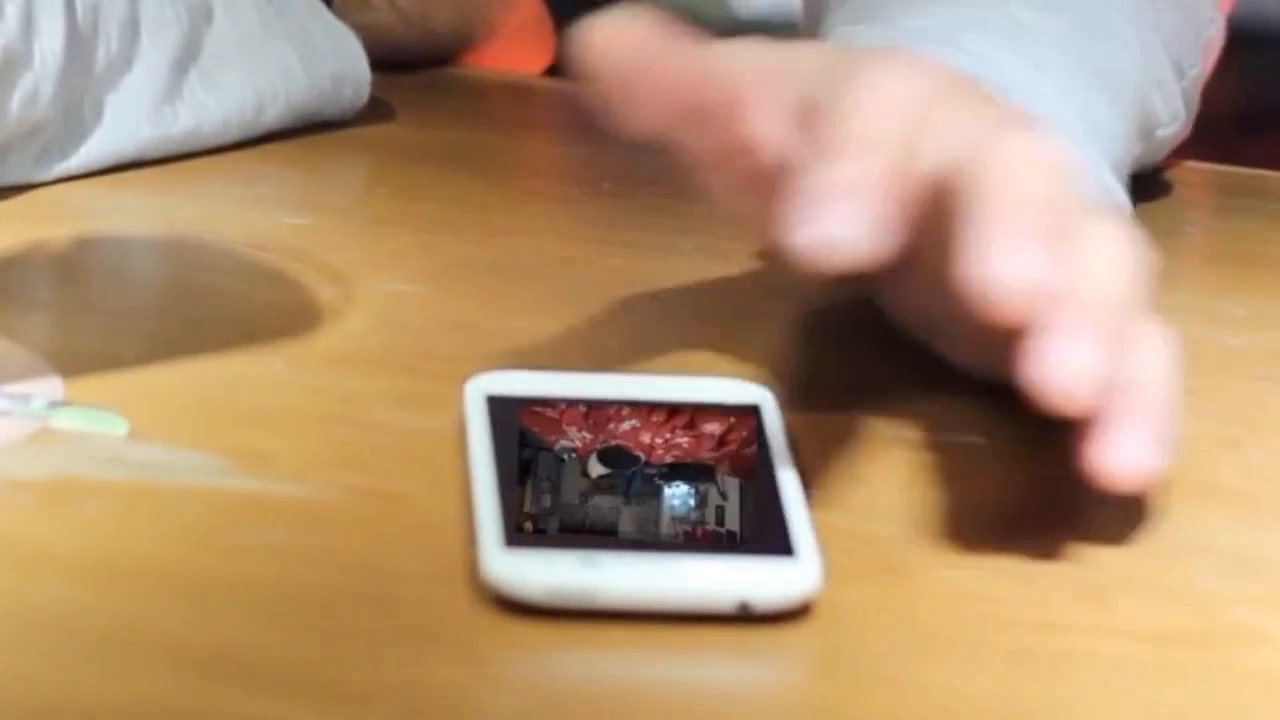
#> input picture frame 15 of resources/test.mp4, 1280 x 720 px
$ python detectFaceInVideo.py
#> lines starting #> are read from the running program, lines starting #| are printed output that depends on the picture; after the words box and inside, x2 and y2 are one past the last pixel; in counts of white or black regions, pixels touching at a corner belong together
import cv2

# detectFaceInVideo
def detectFaceInVideo(path):
#> called with path = '../resources/test.mp4'
    face_cascade = cv2.CascadeClassifier(cv2.data.haarcascades + "haarcascade_frontalface_default.xml")

    capture = cv2.VideoCapture(path)

    while True:
        _, img = capture.read()
#> img is the input picture: shape (720, 1280, 3); mean B, G, R 113.3, 145.8, 177.8

        grayFrame = cv2.cvtColor(img, cv2.COLOR_BGR2GRAY)
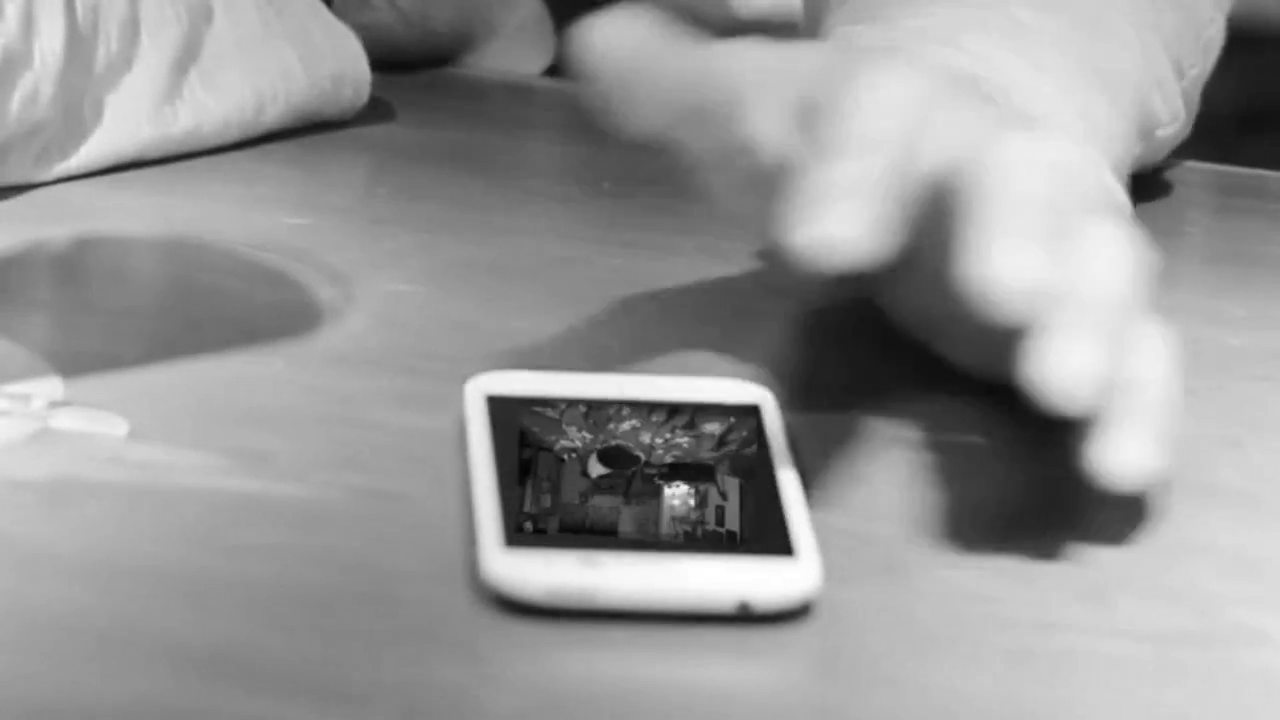
#> grayFrame: shape (720, 1280); min 2, max 255, mean 151.7

        faces = face_cascade.detectMultiScale(grayFrame,
                                              scaleFactor=1.1,
                                              minNeighbors=5,
                                              minSize=(30, 30),
                                              flags=cv2.CASCADE_SCALE_IMAGE)
#> faces = ()

        for (x, y, w, h) in faces:
            cv2.rectangle(img, (x, y), (x + w, y + h), (0, 255, 0), 3)
#> this loop made 0 passes

        cv2.imshow('Video', img)

        key = cv2.waitKey(35) & 0xff
#> (key Esc is pressed here)
        if key == 27:
            break

    capture.release()


# calling the method
detectFaceInVideo('../resources/test.mp4')

$ run again, starting later in the video
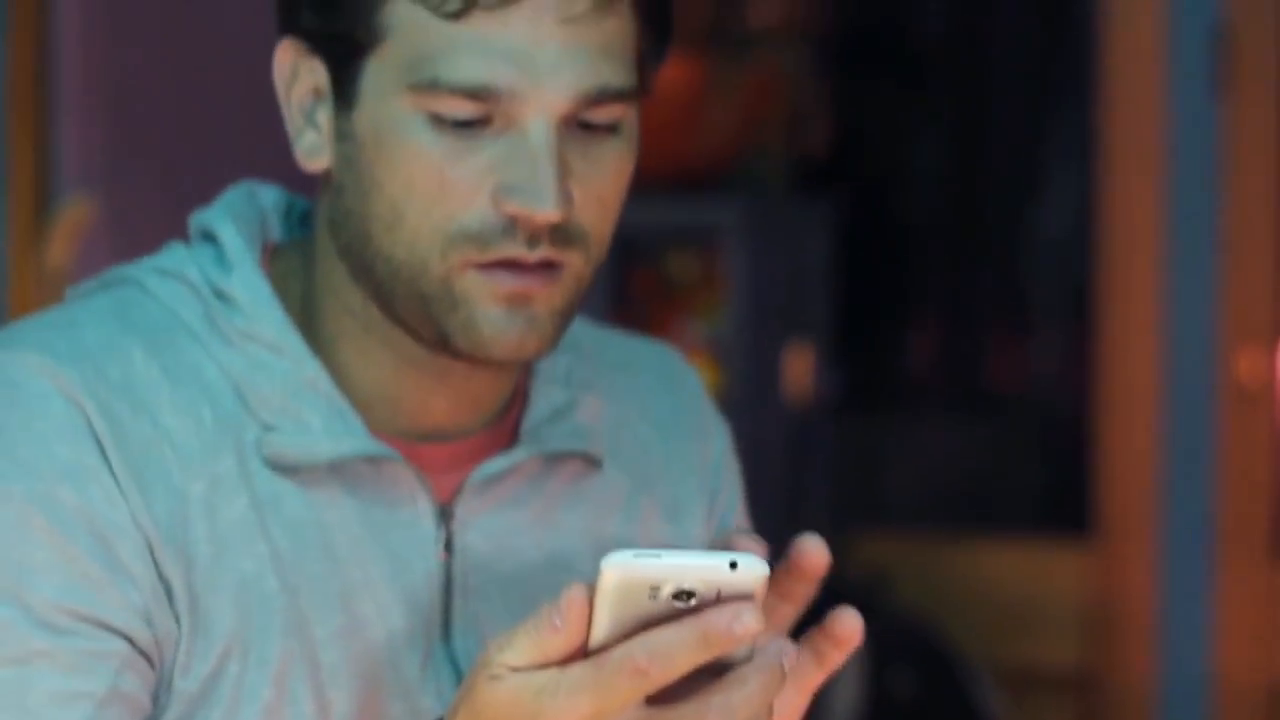
#> input picture frame 70 of resources/test.mp4, 1280 x 720 px
#> in detectFaceInVideo, img is the input picture: shape (720, 1280, 3); mean B, G, R 80.1, 80.9, 82.8
#> in detectFaceInVideo, `grayFrame = cv2.cvtColor(img, cv2.COLOR_BGR2GRAY)`:
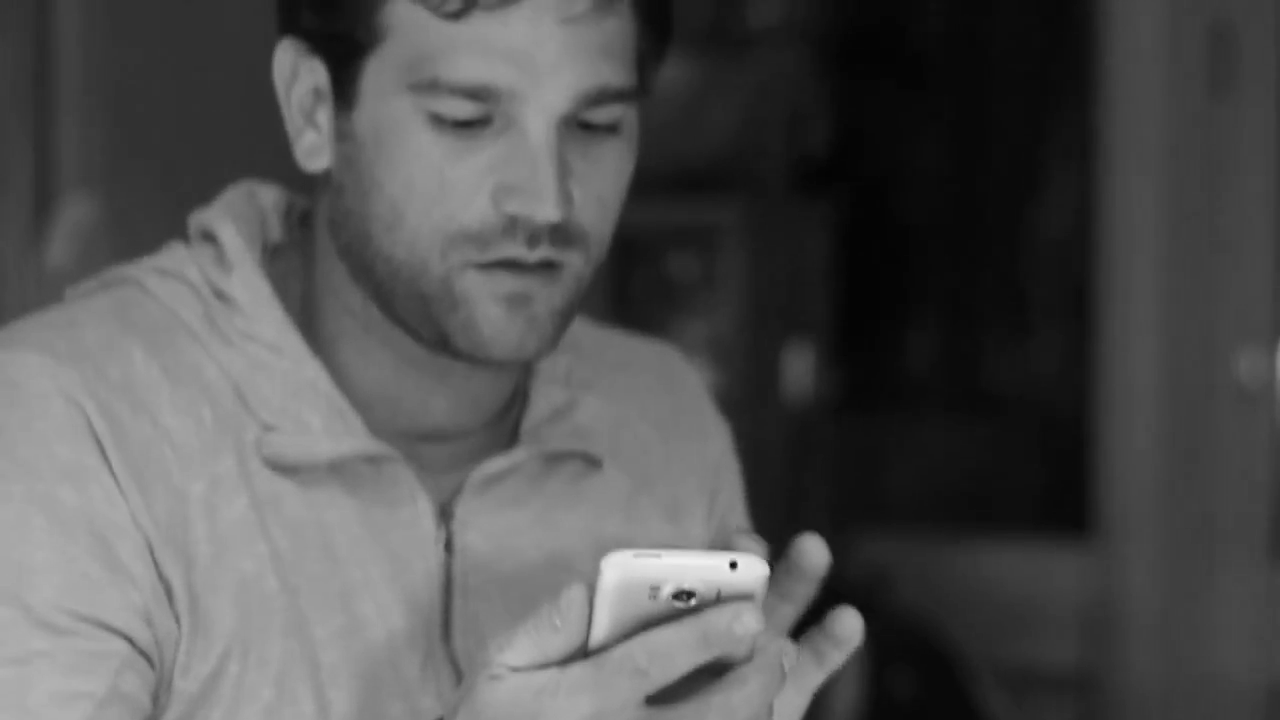
#> grayFrame: shape (720, 1280); min 3, max 240, mean 81.4
#> faces = [[375, 16, 307, 307]]
#> the loop in detectFaceInVideo, `for (x, y, w, h) in faces:` made 1 pass
#> after the loop in detectFaceInVideo, `for (x, y, w, h) in faces:`:
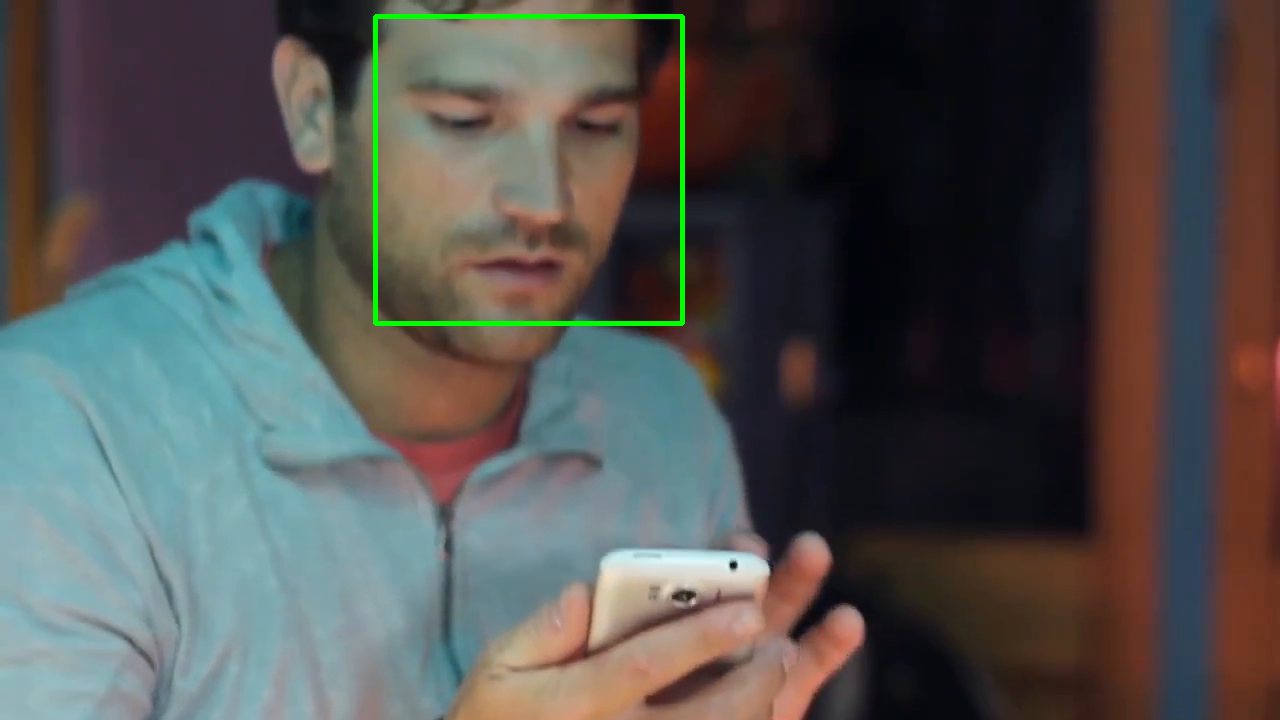
#> img: shape (720, 1280, 3); 0.66% of pixels changed, all inside (x1, y1, x2, y2) = (373, 14, 685, 326)

$ run again, starting later in the video
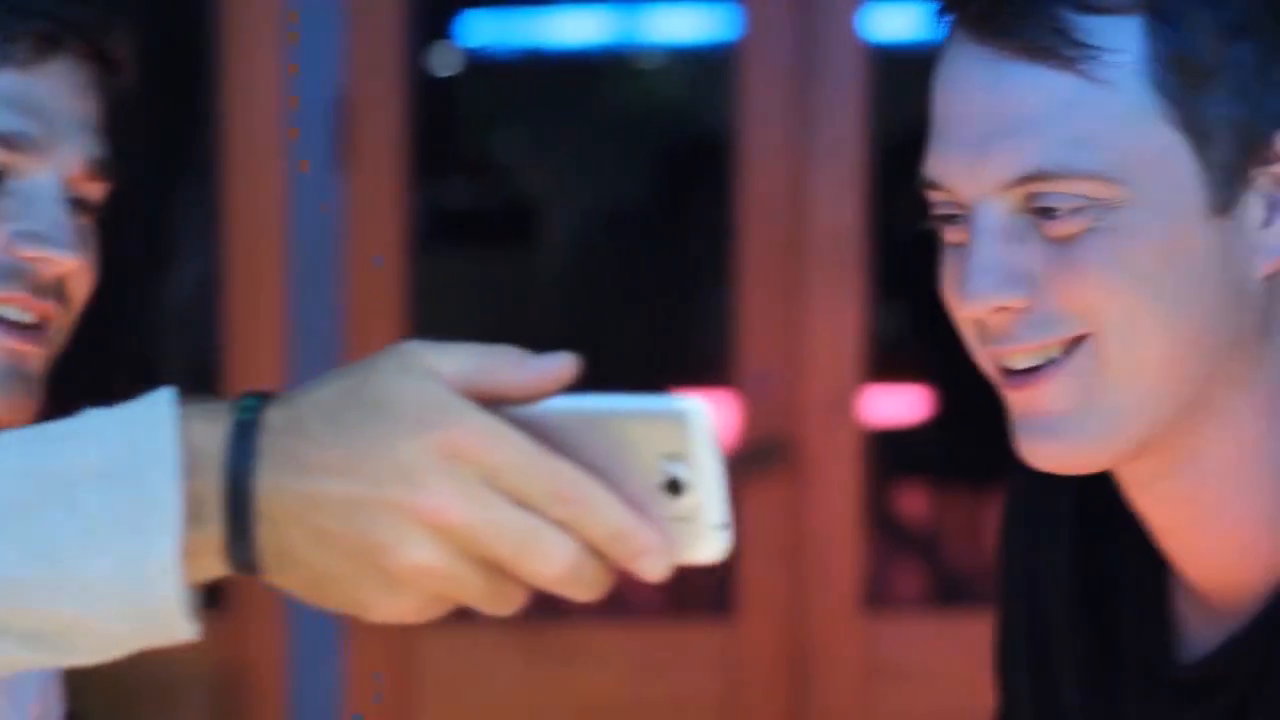
#> input picture frame 124 of resources/test.mp4, 1280 x 720 px
#> in detectFaceInVideo, img is the input picture: shape (720, 1280, 3); mean B, G, R 90, 79.7, 99.3
#> in detectFaceInVideo, `grayFrame = cv2.cvtColor(img, cv2.COLOR_BGR2GRAY)`:
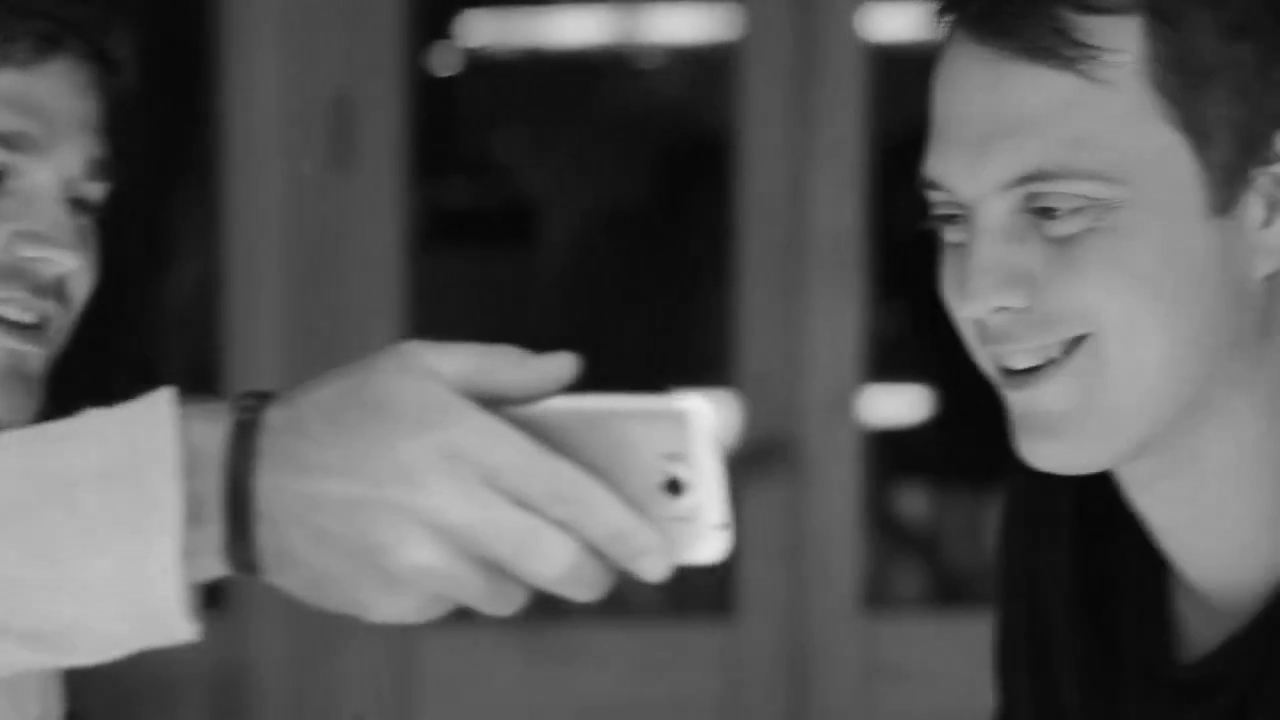
#> grayFrame: shape (720, 1280); min 4, max 236, mean 86.7
#> faces = ()
